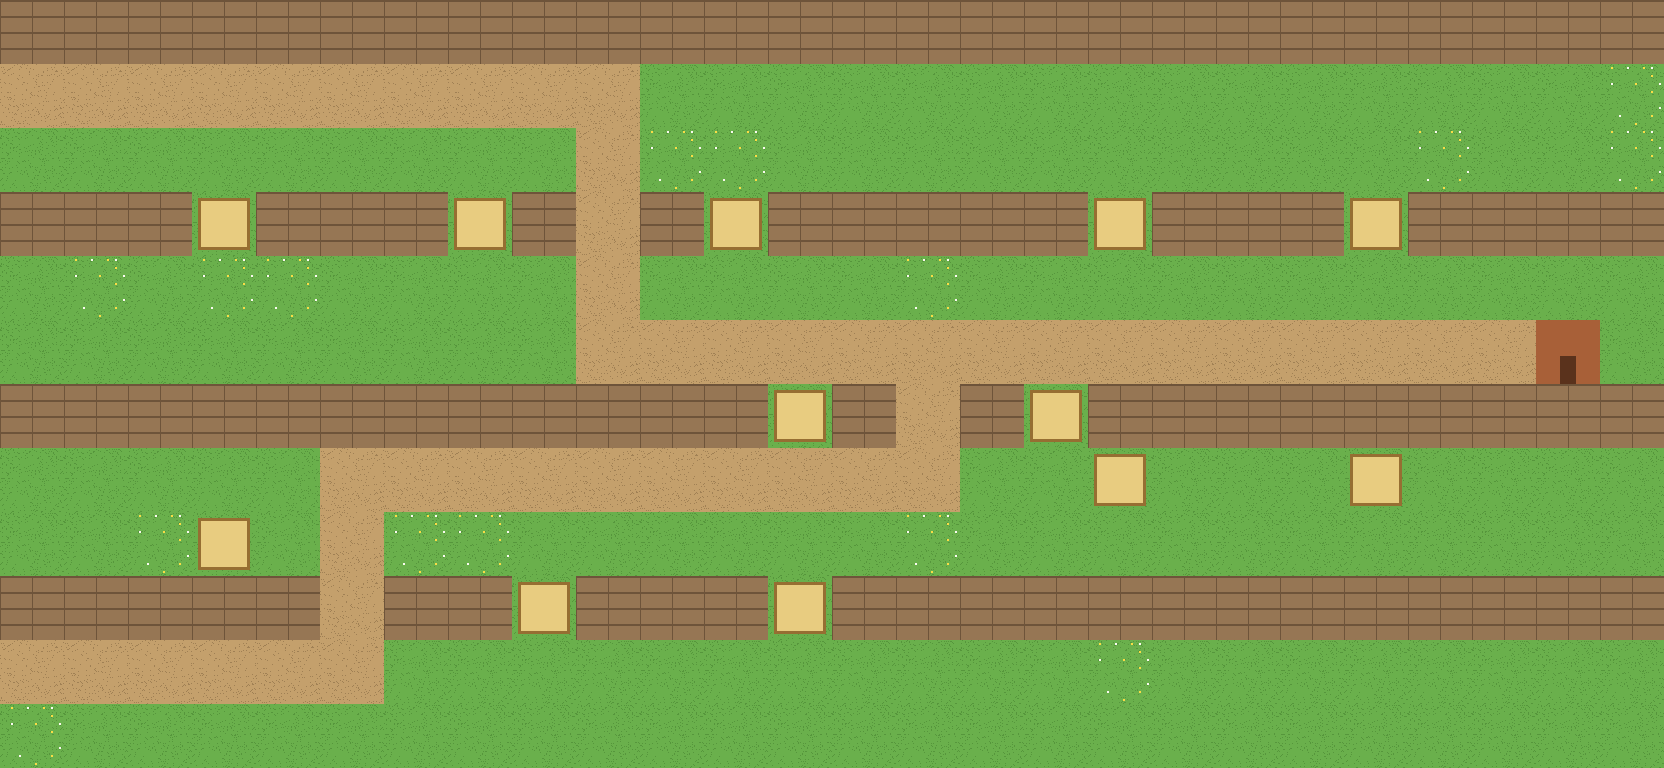

The image is a tile-based game level rendered from a .tmx file. Its description and complete source (layers, tilesets, objects, tile grids) follow:
An orthogonal 26x12 tile map with 64x64 px tiles, 1 tile layer (terreno) and 15 objects (norte, sur, e1, e2, e3, ...).

<map version="1.10" tiledversion="1.12.2" orientation="orthogonal" renderorder="right-down" width="26" height="12" tilewidth="64" tileheight="64" infinite="0" nextlayerid="5" nextobjectid="16">
 <tileset firstgid="1" source="placeholder.tsx" />
 <layer id="1" name="terreno" width="26" height="12">
  <data encoding="csv">
4,4,4,4,4,4,4,4,4,4,4,4,4,4,4,4,4,4,4,4,4,4,4,4,4,4,
2,2,2,2,2,2,2,2,2,2,1,1,1,1,1,1,1,1,1,1,1,1,1,1,1,8,
1,1,1,1,1,1,1,1,1,2,8,8,1,1,1,1,1,1,1,1,1,1,8,1,1,8,
4,4,4,6,4,4,4,6,4,2,4,6,4,4,4,4,4,6,4,4,4,6,4,4,4,4,
1,8,1,8,8,1,1,1,1,2,1,1,1,1,8,1,1,1,1,1,1,1,1,1,1,1,
1,1,1,1,1,1,1,1,1,2,2,2,2,2,2,2,2,2,2,2,2,2,2,2,7,1,
4,4,4,4,4,4,4,4,4,4,4,4,6,4,2,4,6,4,4,4,4,4,4,4,4,4,
1,1,1,1,1,2,2,2,2,2,2,2,2,2,2,1,1,6,1,1,1,6,1,1,1,1,
1,1,8,6,1,2,8,8,1,1,1,1,1,1,8,1,1,1,1,1,1,1,1,1,1,1,
4,4,4,4,4,2,4,4,6,4,4,4,6,4,4,4,4,4,4,4,4,4,4,4,4,4,
2,2,2,2,2,2,1,1,1,1,1,1,1,1,1,1,1,8,1,1,1,1,1,1,1,1,
8,1,1,1,1,1,1,1,1,1,1,1,1,1,1,1,1,1,1,1,1,1,1,1,1,1
</data>
 </layer>
 <objectgroup id="2" name="caminos">
  <object id="1" name="norte" x="0" y="96">
   <polyline points="0,0 608,0 608,256 1568,256" />
  </object>
  <object id="2" name="sur" x="0" y="672">
   <polyline points="0,0 352,0 352,-192 928,-192 928,-320 1568,-320" />
  </object>
 </objectgroup>
 <objectgroup id="3" name="espacios">
  <object id="3" name="e1" x="224" y="224">
   <point />
  </object>
  <object id="4" name="e2" x="480" y="224">
   <point />
  </object>
  <object id="5" name="e3" x="736" y="224">
   <point />
  </object>
  <object id="6" name="e4" x="224" y="544">
   <point />
  </object>
  <object id="7" name="e5" x="544" y="608">
   <point />
  </object>
  <object id="8" name="e6" x="800" y="608">
   <point />
  </object>
  <object id="9" name="e7" x="800" y="416">
   <point />
  </object>
  <object id="10" name="e8" x="1056" y="416">
   <point />
  </object>
  <object id="11" name="e9" x="1120" y="224">
   <point />
  </object>
  <object id="12" name="e10" x="1120" y="480">
   <point />
  </object>
  <object id="13" name="e11" x="1376" y="224">
   <point />
  </object>
  <object id="14" name="e12" x="1376" y="480">
   <point />
  </object>
 </objectgroup>
 <objectgroup id="4" name="collca">
  <object id="15" name="collca" x="1568" y="352">
   <point />
  </object>
 </objectgroup>
</map>
